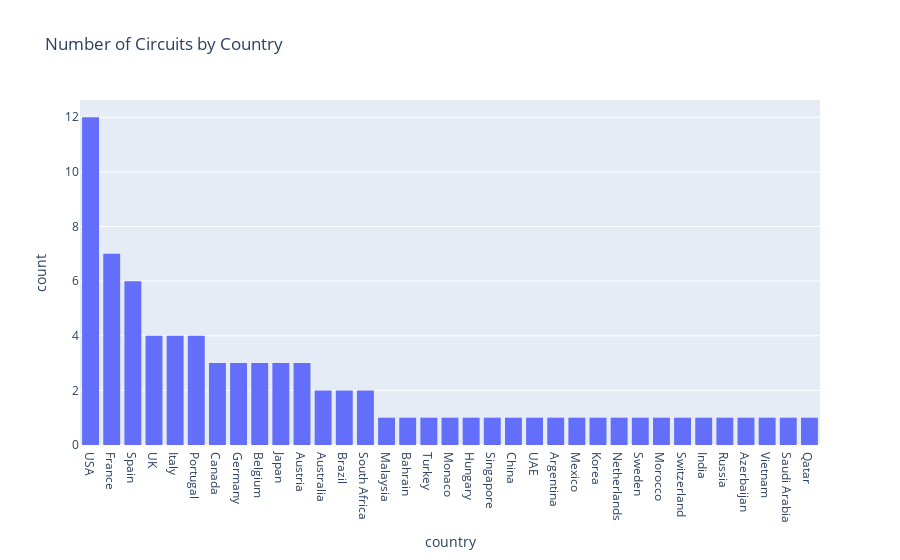

Notebook source saved alongside this figure:
### Code cell
import plotly.express as px

grafico_circuits = px.histogram(circuits, x='country',title='Number of Circuits by Country').update_xaxes(categoryorder='total descending')
grafico_circuits.show()

### Figure 1 — Plotly figure (JSON) as saved in the notebook; plotly's stock layout.template omitted (floating-point values rounded to 4 significant figures)
{"data": [{"alignmentgroup": "True", "bingroup": "x", "hovertemplate": "country=%{x}<br>count=%{y}<extra></extra>", "legendgroup": "", "marker": {"color": "#636efa", "pattern": {"shape": ""}}, "name": "", "offsetgroup": "", "orientation": "v", "showlegend": false, "type": "histogram", "x": ["Australia", "Malaysia", "Bahrain", "Spain", "Turkey", "Monaco", "Canada", "France", "UK", "Germany", "Hungary", "Spain", "Belgium", "Italy", "Singapore", "Japan", "China", "Brazil", "USA", "Germany", "Italy", "Japan", "Austria", "UAE", "Argentina", "Spain", "Portugal", "Japan", "Australia", "South Africa", "UK", "Mexico", "USA", "France", "Korea", "Brazil", "USA", "UK", "Netherlands", "Belgium", "France", "USA", "USA", "USA", "Spain", "USA", "Sweden", "Canada", "Spain", "Belgium", "France", "Canada", "France", "France", "France", "South Africa", "Austria", "UK", "Portugal", "USA", "Germany", "Portugal", "USA", "Morocco", "Italy", "Switzerland", "Spain", "India", "USA", "Austria", "Russia", "USA", "Azerbaijan", "Vietnam", "Portugal", "Italy", "Saudi Arabia", "Qatar", "USA"], "xaxis": "x", "yaxis": "y"}], "layout": {"barmode": "relative", "legend": {"tracegroupgap": 0}, "title": {"text": "Number of Circuits by Country"}, "xaxis": {"anchor": "y", "categoryorder": "total descending", "domain": [0, 1], "title": {"text": "country"}}, "yaxis": {"anchor": "x", "domain": [0, 1], "title": {"text": "count"}}}}
